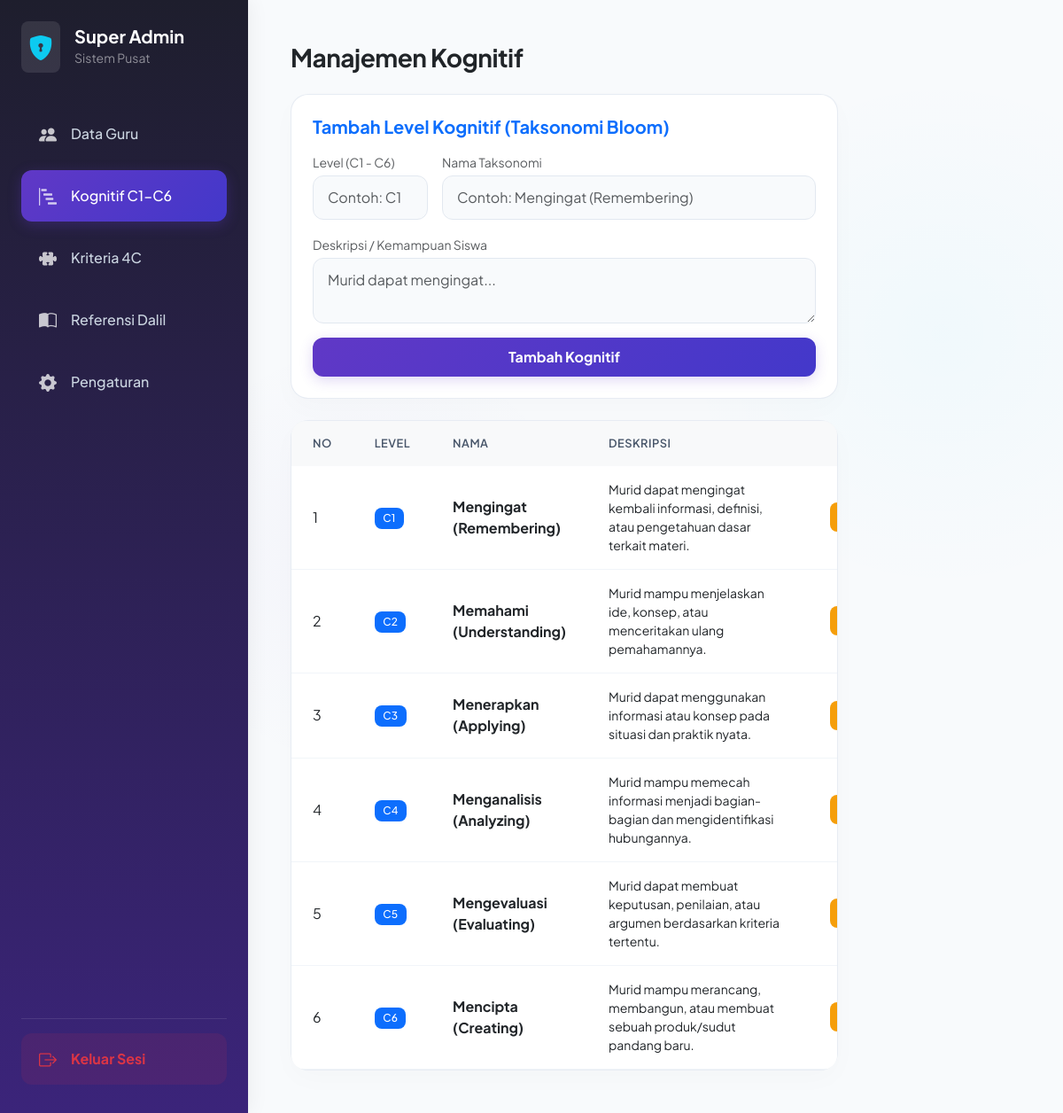
The app's page /superadmin/dashboard.php?page=kognitif (signed in) with its own data.
### tables this page shows
CREATE TABLE IF NOT EXISTS `kognitif_c1_c6` (
  `id` int NOT NULL AUTO_INCREMENT,
  `level` varchar(10) NOT NULL,
  `name` varchar(50) NOT NULL,
  `description` text,
  PRIMARY KEY (`id`)
);

### superadmin/dashboard.php (the view, shortened to what this page needs)
<?php
require '../auth/config.php';
$page = !empty($_GET['page']) ? $_GET['page'] : 'guru';
?>
<!DOCTYPE html>
<html lang="id">
<head>
    <link href="https://cdn.jsdelivr.net/npm/bootstrap@5.3.0/dist/css/bootstrap.min.css" rel="stylesheet">
    <link rel="stylesheet" href="https://cdn.jsdelivr.net/npm/bootstrap-icons@1.10.5/font/bootstrap-icons.css">
    <link rel="stylesheet" href="../style/style.css">
</head>
<body>
    <div class="d-flex min-vh-100">
        <div class="sidebar sidebar-nav p-4 d-flex flex-column sidebar-desktop position-fixed h-100">
            <div class="mb-4 d-flex align-items-center gap-3">
                <div class="bg-white bg-opacity-10 p-2 rounded-3 text-info">
                    <i class="bi bi-shield-lock-fill fs-3"></i>
                </div>
                <div>
                    <h5 class="text-white m-0 fw-bold">Super Admin</h5>
                    <small class="text-white-50">Sistem Pusat</small>
                </div>
            </div>
            <div class="d-flex flex-column flex-grow-1 mt-3 gap-1">
                <a href="?page=guru" class="<?= $page=='guru'?'active':'' ?>"><i class="bi bi-people-fill me-3 fs-5 text-opacity-75 text-white"></i> Data Guru</a>
                <a href="?page=kognitif" class="<?= $page=='kognitif'?'active':'' ?>"><i class="bi bi-bar-chart-steps me-3 fs-5 text-opacity-75 text-white"></i> Kognitif C1-C6</a>
                <a href="?page=4c" class="<?= $page=='4c'?'active':'' ?>"><i class="bi bi-puzzle-fill me-3 fs-5 text-opacity-75 text-white"></i> Kriteria 4C</a>
                <a href="?page=dalil" class="<?= $page=='dalil'?'active':'' ?>"><i class="bi bi-book-half me-3 fs-5 text-opacity-75 text-white"></i> Referensi Dalil</a>
                <a href="?page=auth" class="<?= $page=='auth'?'active':'' ?>"><i class="bi bi-gear-fill me-3 fs-5 text-opacity-75 text-white"></i> Pengaturan</a>
            </div>
            <div class="mt-auto border-top border-light border-opacity-10 pt-3">
                <a href="../auth/logout.php" class="text-danger bg-danger bg-opacity-10 fw-bold hover-bg-transparent"><i class="bi bi-box-arrow-right me-3 fs-5"></i> Keluar Sesi</a>
            </div>
        </div>
        <div class="main-content flex-grow-1 p-4 p-md-5" style="margin-left: 280px; min-height: 100vh;">
            <div class="d-flex justify-content-between align-items-center mb-4">
                <h3 class="fw-bolder text-dark m-0" style="letter-spacing: -0.5px;">
                    <?= $page === 'auth' ? 'Pengaturan Keamanan' : 'Manajemen ' . ucfirst($page) ?>
                </h3>
            </div>
            <?php if ($page === 'guru'): ?>
                <div class="card mb-4 border-0 shadow-sm col-12 col-xl-9 rounded-4">
                    <div class="card-body p-4">
                        <h5 class="mb-3 text-primary fw-bold">Daftarkan Guru Baru</h5>
                        <form method="POST" class="row g-3">
                            <div class="col-12 col-md-4">
                                <label class="form-label small text-muted mb-1">Nama Lengkap & Gelar</label>
                                <input type="text" name="name" class="form-control" placeholder="Contoh: Susi, S.Pd" required>
                            </div>
                            <div class="col-12 col-md-4">
                                <label class="form-label small text-muted mb-1">Username Login</label>
                                <input type="text" name="username" class="form-control" placeholder="guru_susi" required>
                            </div>
                            <div class="col-12 col-md-4">
                                <label class="form-label small text-muted mb-1">Password</label>
                                <input type="text" name="password" class="form-control" required>
                            </div>
                            <div class="col-12 text-end">
                                <button type="submit" name="add_guru" class="btn btn-primary px-4 fw-bold w-100 w-md-auto">Tambah Guru</button>
                            </div>
                        </form>
                    </div>
                </div>
                <div class="card shadow-sm border-0 rounded-4 col-12">
                    <div class="card-body p-0">
                        <div class="table-responsive">
                            <table class="table table-hover mb-0 align-middle text-nowrap">
                                <thead class="table-light"><tr><th class="ps-4">No</th><th>Nama Guru</th><th>Username</th><th>Password</th><th class="text-center">Aksi</th></tr></thead>
                                <tbody>
                                    <?php
                                    $stmt = $pdo->query("SELECT * FROM users WHERE role='guru' ORDER BY id DESC");
                                    $gurus = $stmt->fetchAll();
                                    $no = 1;
                                    if(count($gurus) > 0):
                                        foreach($gurus as $g):
                                    ?>
                                        <tr>
                                            <td class="ps-4"><?= $no++ ?></td>
                                            <td class="fw-bold"><?= htmlspecialchars($g['name']) ?></td>
                                            <td><span class="badge bg-secondary"><?= htmlspecialchars($g['username']) ?></span></td>
                                            <td class="text-muted small"><?= htmlspecialchars($g['password']) ?></td>
                                            <td class="text-center">
                                                <div class="d-flex gap-1 justify-content-center">
                                                    <button type="button" class="btn btn-sm btn-warning" data-bs-toggle="modal" data-bs-target="#editGuru<?= $g['id'] ?>">Edit</button>
                                                    <form method="POST" class="form-hapus-sweet m-0">
                                                        <input type="hidden" name="delete_guru" value="1">
                                                        <input type="hidden" name="id" value="<?= $g['id'] ?>">
                                                        <button type="submit" class="btn btn-sm btn-danger" data-message="Hapus akun guru ini secara permanen beserta semua data yang dimilikinya?">Hapus</button>
                                                    </form>
                                                </div>
                                            </td>
                                        </tr>
                                        <div class="modal fade" id="editGuru<?= $g['id'] ?>" tabindex="-1">
                                          <div class="modal-dialog modal-dialog-centered">
                                            <div class="modal-content border-0 shadow-lg">
                                              <form method="POST">
                                                  <div class="modal-header bg-light">
                                                    <h5 class="modal-title fw-bold">Edit Akun Guru</h5>
                                                    <button type="button" class="btn-close" data-bs-dismiss="modal"></button>
                                                  </div>
                                                  <div class="modal-body">
                                                    <input type="hidden" name="id" value="<?= $g['id'] ?>">
                                                    <div class="mb-3 text-start">
                                                        <label>Nama Lengkap</label>
                                                        <input type="text" name="name" class="form-control" value="<?= htmlspecialchars($g['name']) ?>" required>
                                                    </div>
                                                    <div class="mb-3 text-start">
                                                        <label>Username</label>
                                                        <input type="text" name="username" class="form-control" value="<?= htmlspecialchars($g['username']) ?>" required>
                                                    </div>
                                                    <div class="mb-3 text-start">
                                                        <label>Password</label>
                                                        <input type="text" name="password" class="form-control" value="<?= htmlspecialchars($g['password']) ?>" required>
                                                    </div>
                                                  </div>
                                                  <div class="modal-footer">
                                                    <button type="submit" name="edit_guru" class="btn btn-primary fw-bold w-100">Simpan Perubahan</button>
                                                  </div>
                                              </form>
                                            </div>
                                          </div>
                                        </div>
                                    <?php
                                        endforeach;
                                    else:
                                    ?>
                                        <tr><td colspan="5" class="text-center py-4 text-muted">Belum ada akun guru yang didaftarkan.</td></tr>
                                    <?php endif; ?>
                                </tbody>
                            </table>
                        </div>
                    </div>
                </div>
            <?php elseif ($page === 'kognitif'): ?>
                <div class="card mb-4 border-0 shadow-sm col-12 col-xl-9 rounded-4">
                    <div class="card-body p-4">
                        <h5 class="mb-3 text-primary fw-bold">Tambah Level Kognitif (Taksonomi Bloom)</h5>
                        <form method="POST" class="row g-3">
                            <div class="col-12 col-md-3">
                                <label class="form-label small text-muted mb-1">Level (C1 - C6)</label>
                                <input type="text" name="level" class="form-control" placeholder="Contoh: C1" required>
                            </div>
                            <div class="col-12 col-md-9">
                                <label class="form-label small text-muted mb-1">Nama Taksonomi</label>
                                <input type="text" name="name" class="form-control" placeholder="Contoh: Mengingat (Remembering)" required>
                            </div>
                            <div class="col-12">
                                <label class="form-label small text-muted mb-1">Deskripsi / Kemampuan Siswa</label>
                                <textarea name="description" class="form-control" rows="2" placeholder="Murid dapat mengingat..." required></textarea>
                            </div>
                            <div class="col-12 text-md-end text-center">
                                <button type="submit" name="add_kognitif" class="btn btn-primary px-4 fw-bold w-100 w-md-auto">Tambah Kognitif</button>
                            </div>
                        </form>
                    </div>
                </div>
                <div class="card shadow-sm border-0 col-12 col-xl-9 rounded-4">
                    <div class="card-body p-0">
                        <div class="table-responsive">
                            <table class="table table-hover mb-0 align-middle">
                                <thead class="table-light"><tr><th class="ps-4">No</th><th>Level</th><th>Nama</th><th style="min-width: 250px;">Deskripsi</th><th class="text-center">Aksi</th></tr></thead>
                                <tbody>
                                    <?php
                                    $stmt = $pdo->query("SELECT * FROM kognitif_c1_c6 ORDER BY level ASC");
                                    $kognitifs = $stmt->fetchAll();
                                    $no = 1;
                                    if(count($kognitifs) > 0):
                                        foreach($kognitifs as $kg):
                                    ?>
                                        <tr>
                                            <td class="ps-4"><?= $no++ ?></td>
                                            <td><span class="badge bg-primary text-white"><?= htmlspecialchars($kg['level']) ?></span></td>
                                            <td class="fw-bold"><?= htmlspecialchars($kg['name']) ?></td>
                                            <td class="small text-wrap"><?= htmlspecialchars($kg['description']) ?></td>
                                            <td class="text-center">
                                                <div class="d-flex gap-1 justify-content-center">
                                                    <button type="button" class="btn btn-sm btn-warning" data-bs-toggle="modal" data-bs-target="#editKognitif<?= $kg['id'] ?>">Edit</button>
                                                </div>
                                            </td>
                                        </tr>
                                    <?php
                                        endforeach;
                                    else:
                                    ?>
                                        <tr><td colspan="5" class="text-center py-4 text-muted">Belum ada data kognitif.</td></tr>
                                    <?php endif; ?>
                                </tbody>
                            </table>
                        </div>
                    </div>
                </div>
            <?php endif; ?>
        </div>
    </div>
</body>
</html>

### style/style.css (style rules this page uses)
body { font-family: 'Plus Jakarta Sans', sans-serif; background-color: #f8fafc; color: #334155; }
.sidebar-nav { width: 280px; background: linear-gradient(180deg, #1e1e2d 0%, #3b247a 100%); min-height: 100vh; box-shadow: 4px 0 20px rgba(0,0,0,0.05); z-index: 100; }
.sidebar a { color: #cbd5e1; text-decoration: none; padding: 14px 20px; display: flex; align-items: center; border-radius: 12px; margin-bottom: 8px; font-weight: 500; transition: all 0.3s ease; }
.sidebar a.active { background: linear-gradient(135deg, #6038c6 0%, #4338ca 100%); color: #fff; box-shadow: 0 4px 15px rgba(96, 56, 198, 0.3); }
.main-content { min-height: 100vh; background-color: #f8fafc; background-image: radial-gradient(circle at 15% 50%, rgba(96, 56, 198, 0.03), transparent 25%), radial-gradient(circle at 85% 30%, rgba(0, 212, 255, 0.03), transparent 25%); }
.card { background: #ffffff; border: 1px solid rgba(226, 232, 240, 0.8) !important; border-radius: 20px !important; box-shadow: 0 10px 30px rgba(0, 0, 0, 0.02) !important; transition: transform 0.3s ease, box-shadow 0.3s ease; }
.form-control, .form-select { border: 1px solid #e2e8f0; border-radius: 12px; padding: 12px 16px; background-color: #f8fafc; color: #334155; transition: all 0.3s ease; }
.table-responsive { border-radius: 16px; overflow: hidden; }
.table { margin-bottom: 0; }
.table > :not(caption) > * > * { padding: 1rem 1.5rem; border-bottom-color: #f1f5f9; }
.table-light { background-color: #f1f5f9; }
.table-light th { color: #475569; font-weight: 600; text-transform: uppercase; font-size: 0.8rem; letter-spacing: 0.5px; border-bottom: none; }
.badge { padding: 0.5em 0.8em; border-radius: 8px; font-weight: 500; }
.btn { border-radius: 12px; padding: 10px 20px; font-weight: 600; transition: all 0.3s ease; }
.btn-primary { background: linear-gradient(135deg, #6038c6 0%, #4338ca 100%); border: none; box-shadow: 0 4px 15px rgba(96, 56, 198, 0.2); }
.btn-warning { background: #f59e0b; border: none; color: white; }
.btn-sm { padding: 6px 12px; border-radius: 8px; font-size: 0.875rem; }

### records on screen
kognitif_c1_c6: level "C1", name "Mengingat (Remembering)", description "Murid dapat mengingat kembali informasi, definisi, atau pengetahuan dasar terkait materi."
kognitif_c1_c6: level "C2", name "Memahami (Understanding)", description "Murid mampu menjelaskan ide, konsep, atau menceritakan ulang pemahamannya."
kognitif_c1_c6: level "C3", name "Menerapkan (Applying)", description "Murid dapat menggunakan informasi atau konsep pada situasi dan praktik nyata."
kognitif_c1_c6: level "C4", name "Menganalisis (Analyzing)", description "Murid mampu memecah informasi menjadi bagian-bagian dan mengidentifikasi hubungannya."
kognitif_c1_c6: level "C5", name "Mengevaluasi (Evaluating)", description "Murid dapat membuat keputusan, penilaian, atau argumen berdasarkan kriteria tertentu."
kognitif_c1_c6: level "C6", name "Mencipta (Creating)", description "Murid mampu merancang, membangun, atau membuat sebuah produk/sudut pandang baru."

### other values on screen
$page "Kognitif"
